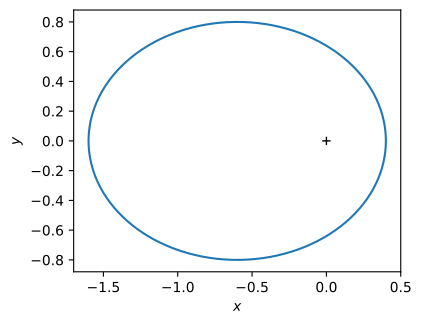

Source code (Python):
"""Figure 1: the analytical orbit r = a(1 - e^2) / (1 + e cos(theta))."""
from pathlib import Path

import matplotlib
matplotlib.use("Agg")  # write a file; never open a window
import matplotlib.pyplot as plt
import numpy as np

A, E = 1.0, 0.6
theta = np.linspace(0.0, 2.0*np.pi, 721)
r = A*(1.0 - E**2) / (1.0 + E*np.cos(theta))

fig, ax = plt.subplots(figsize=(4.8, 3.4))
ax.plot(r*np.cos(theta), r*np.sin(theta), color="tab:blue")
ax.plot(0.0, 0.0, "k+")  # the central body, at a focus
ax.set_aspect("equal")
ax.set_xlabel("$x$")
ax.set_ylabel("$y$")
fig.savefig(Path(__file__).with_suffix(".pdf"), bbox_inches="tight",
            metadata={"CreationDate": None})  # same bytes on every run
